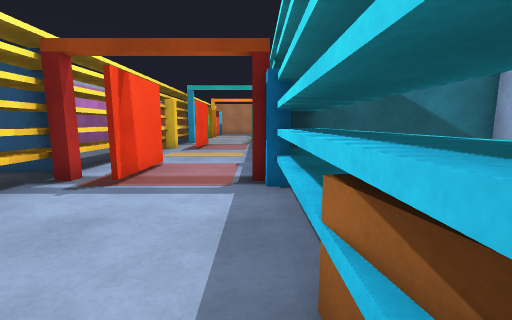
[1] (above)

24 first-person views from a walk through a Gazebo world. The camera is 1.2 m above the floor, tilts 8° down and sees 90° across. The floor is counted in squares, 1 m on a side. Each view is taken from the middle of a square. On the plan, view 1 faces up. The plan holds only what a view shows up to about 12 squares ahead; the rest is blank. Robots are left out.

[2]
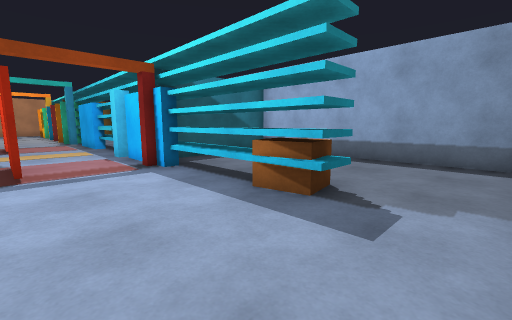

[3]
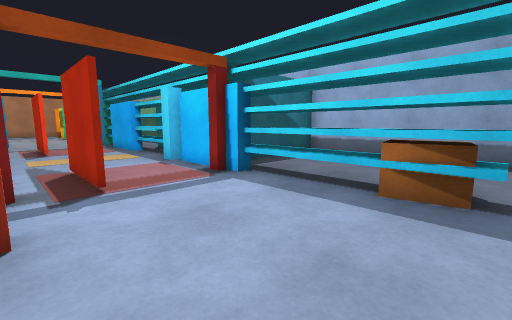

[4]
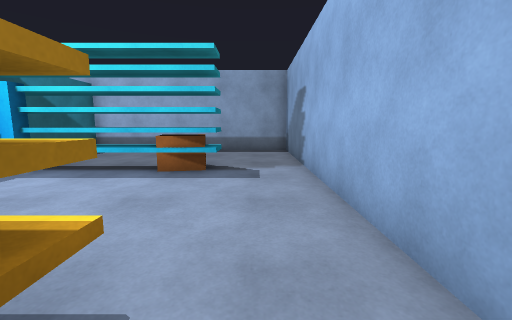

[5]
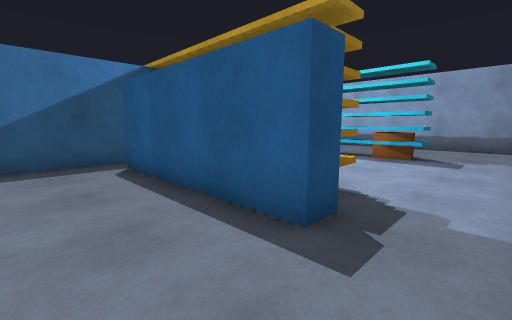

[6]
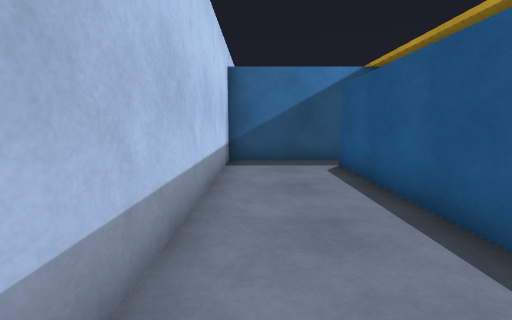

[7]
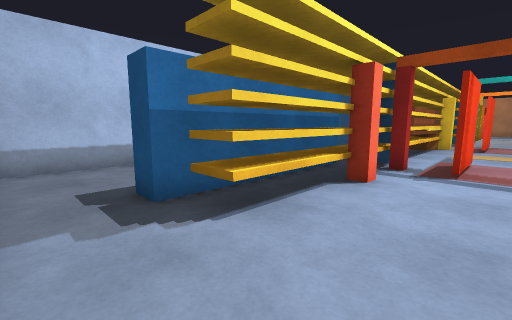

[8]
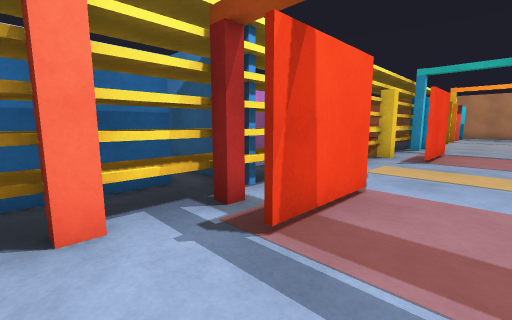

[9]
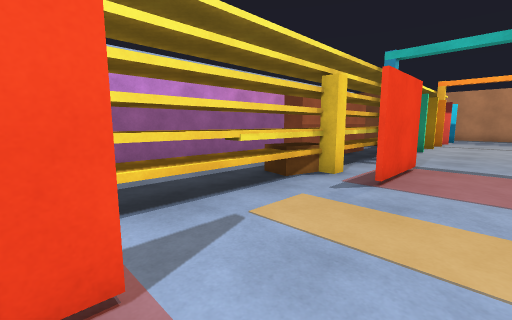

[10]
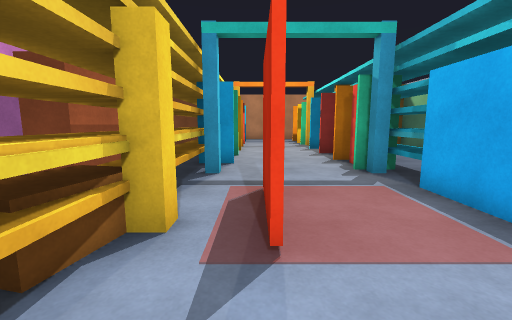

[11]
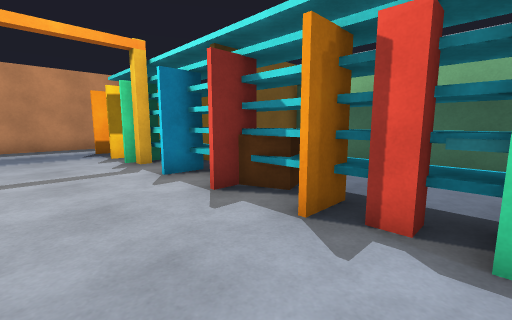

[12]
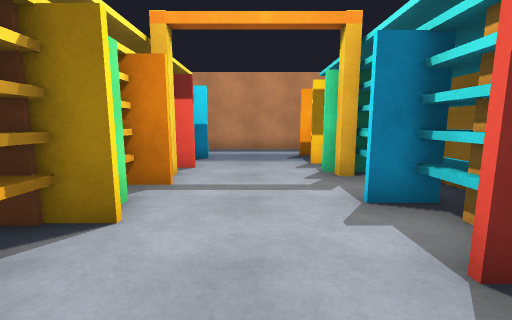

[13]
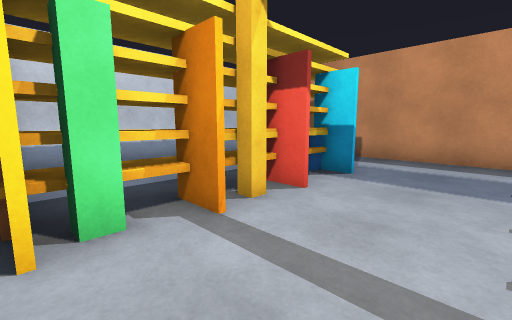

[14]
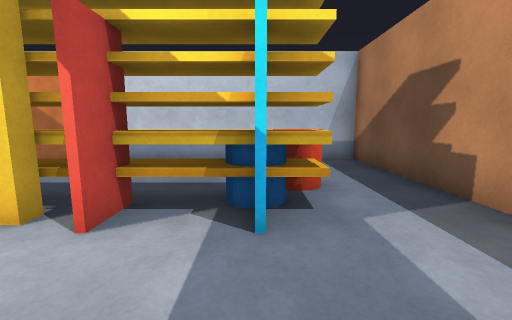

[15]
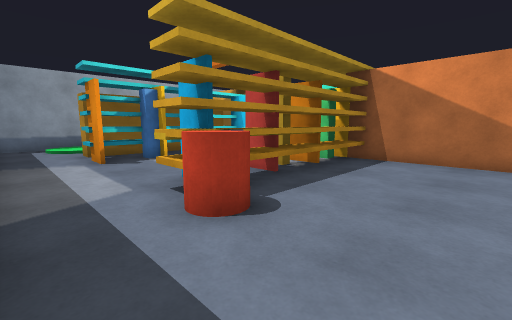

[16]
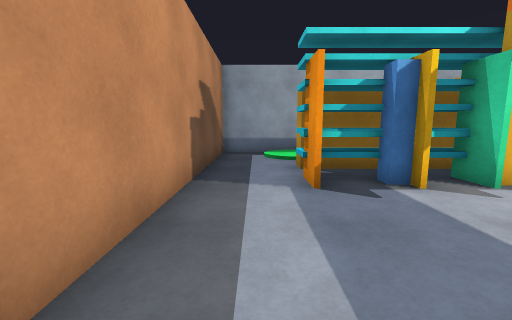

[17]
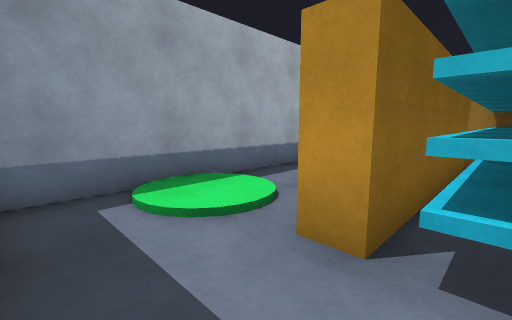

[18]
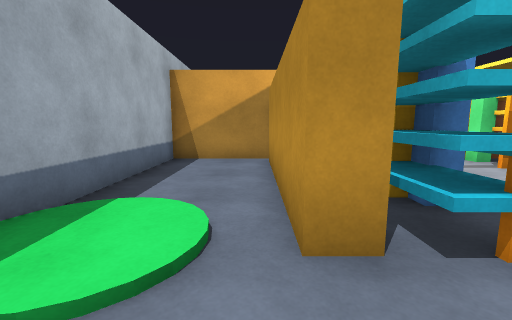

[19]
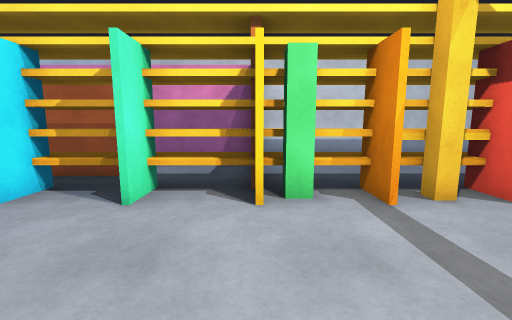

[20]
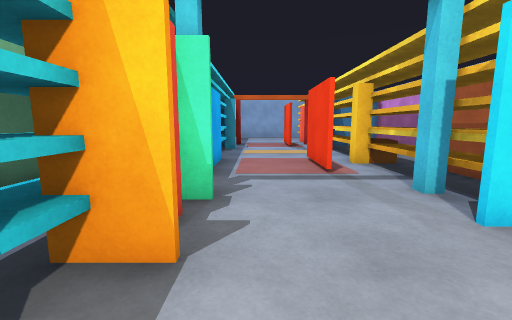

[21]
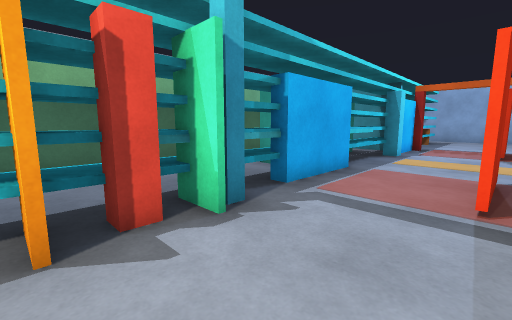

[22]
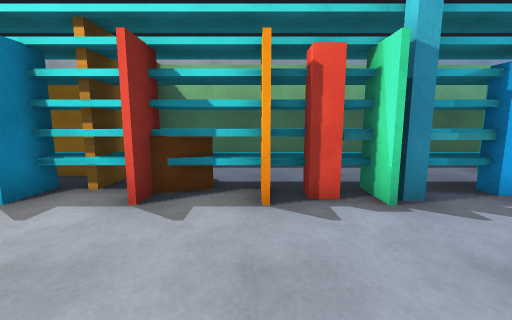

[23]
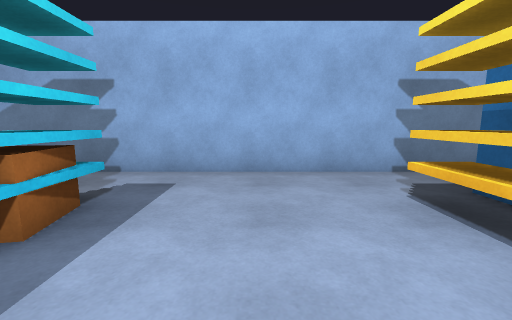

[24]
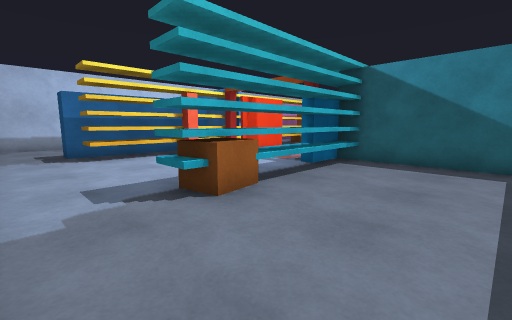

### Floor plan
Key: @ floor where view 1 was taken; # wall or solid block; x gap in a wall; . floor; = window, fence, low wall or low ledge; T thing the floor can be seen under or through; P red post; B brown box; C cyan post; Y yellow post; G green box; E yellow box; R red box; A orange box; N cyan box; L blue post; S green post; U blue cylinder; I red cylinder.
Columns run from 10 left of view 1 to 6 right of it. Each row starts with its distance up from view 1.
 32 #################
 31 #...............#
 30 #...............#
 29 #...I#....A##.. #
 28 #....UN....##.. #
 27 #....T....E##...#
 26 #....TR...L##...#
 25 #....TY...G##...#
 24 #....TA...Y##...#
 23 #....TS...N##...#
 22 ######E....######
 21   #. T....R#  #
 20   #..TG....TB.#
 19   ####....AT..#
 18     ##N...PT..#
 17     ##....CT..#
 16     ##C...GT .#
 15     ##.....x..#
 14   ####.#..##..#
 13   #..#Y#..#####
 12   #.BB.....#
 11   #. #.....#
 10   #. T.....#
  9   #.=T.....#
  8   #  T....C##
  7 #####T.#..#######
  6 #....T.#..PT....#
  5 #...####..PT....#
  4 #...##.....T....#
  3 #...##P....T....#
  2 #...##.....T....#
  1 #...##.....B....#
  0 #...##....@#....#
 -1 #...............#
 -2 #...............#
 -3   ###############

Where each view was taken, in squares from view 1:
view 1: 0 up, 0 right, facing up
view 2: 2 down, 3 left, facing up-right
view 3: 0 up, 4 left, facing up-right
view 4: 1 down, 6 left, facing right
view 5: 2 down, 9 left, facing up-right
view 6: 2 down, 9 left, facing up
view 7: 2 down, 2 left, facing up-left
view 8: 3 up, 1 left, facing up-left
view 9: 7 up, 1 left, facing up-left
view 10: 10 up, 3 left, facing up
view 11: 17 up, 3 left, facing up-right
view 12: 19 up, 2 left, facing up
view 13: 22 up, 1 left, facing up-left
view 14: 28 up, 1 left, facing left
view 15: 31 up, 9 left, facing down-right
view 16: 30 up, 5 left, facing right
view 17: 31 up, 1 right, facing down-right
view 18: 31 up, 3 right, facing down
view 19: 22 up, 0 right, facing left
view 20: 21 up, 1 left, facing down
view 21: 19 up, 3 left, facing down-right
view 22: 19 up, 4 left, facing right
view 23: 4 up, 2 left, facing down
view 24: 2 down, 5 right, facing up-left
